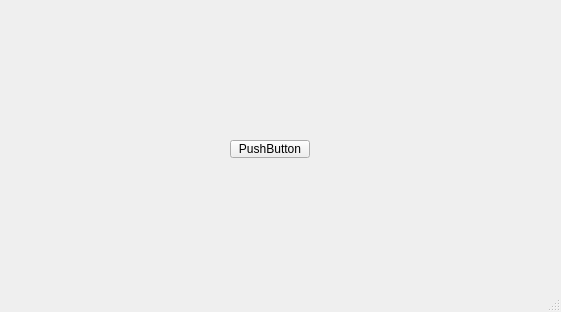
<?xml version="1.0" encoding="UTF-8"?>
<ui version="4.0">
 <class>MainWindow</class>
 <widget class="QMainWindow" name="MainWindow">
  <property name="geometry">
   <rect>
    <x>0</x>
    <y>0</y>
    <width>561</width>
    <height>312</height>
   </rect>
  </property>
  <property name="windowTitle">
   <string>MainWindow</string>
  </property>
  <widget class="QWidget" name="centralwidget">
   <widget class="QPushButton" name="pushButton">
    <property name="geometry">
     <rect>
      <x>230</x>
      <y>140</y>
      <width>80</width>
      <height>18</height>
     </rect>
    </property>
    <property name="text">
     <string>PushButton</string>
    </property>
   </widget>
  </widget>
  <widget class="QMenuBar" name="menubar">
   <property name="geometry">
    <rect>
     <x>0</x>
     <y>0</y>
     <width>561</width>
     <height>17</height>
    </rect>
   </property>
  </widget>
  <widget class="QStatusBar" name="statusbar"/>
 </widget>
 <resources/>
 <connections/>
</ui>
